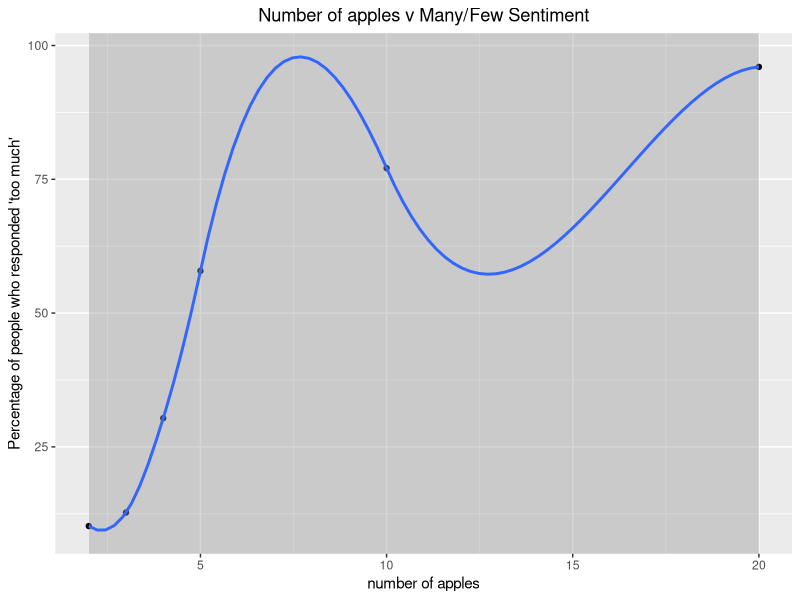
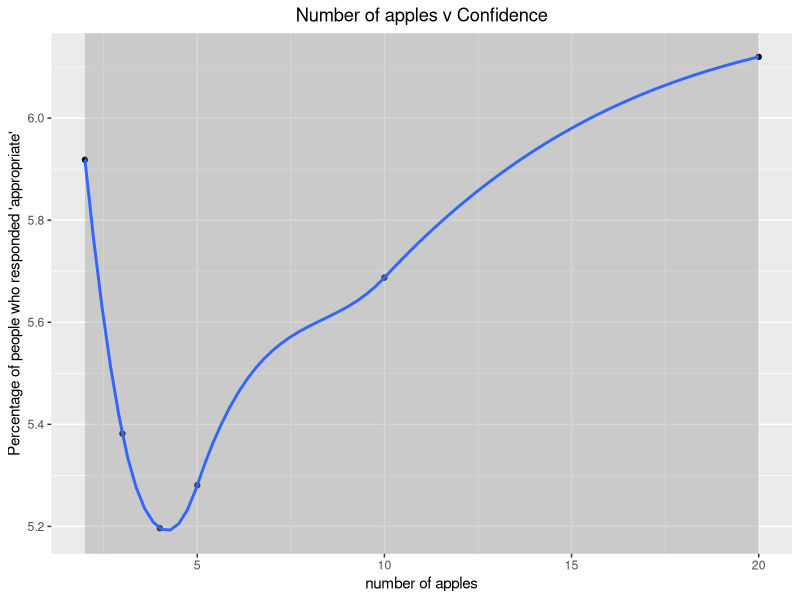
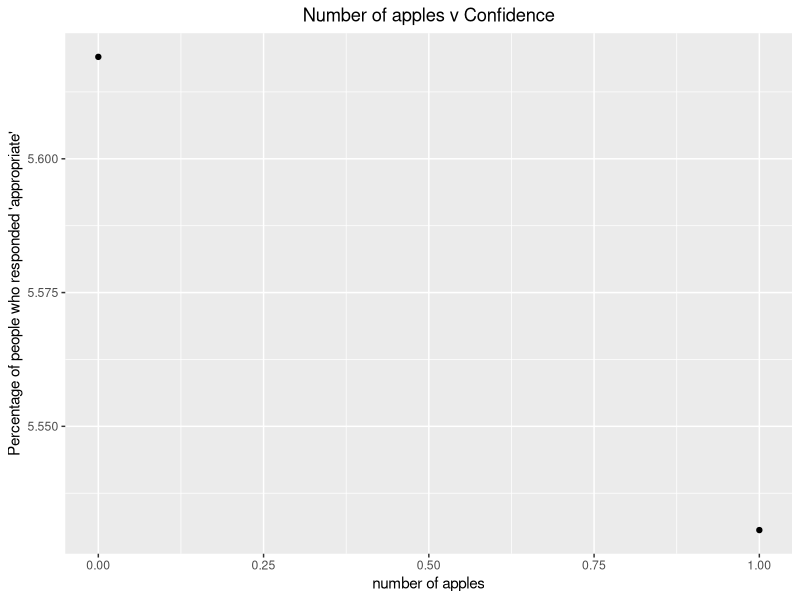

These figures' R source, in order:
## ---- chunk 1
knitr::opts_chunk$set(echo = TRUE)
library(tidyverse)
library(ggplot2)
library(dplyr)
## ---- chunk 2

data = read.csv("./norming_csv.csv")


data %>%
  group_by(context) %>%
  summarize(many_m = mean(many)) %>%
  ggplot(aes(x=context, y=many_m*100)) +
  xlab("number of apples")+
  ylab("Percentage of people who responded 'too much'")+
  ggtitle("Number of apples v Many/Few Sentiment")+
  theme(plot.title = element_text(hjust = 0.5))+
  geom_point()+
  geom_smooth()

data %>%
  group_by(context) %>%
  summarize(confidence_m = mean(confidence)) %>%
  ggplot(aes(x=context, y=confidence_m)) +
  xlab("number of apples")+
  ylab("Percentage of people who responded 'appropriate'")+
  ggtitle("Number of apples v Confidence")+
  theme(plot.title = element_text(hjust = 0.5))+
  geom_point()+
  geom_smooth()

data %>%
  group_by(many) %>%
  summarize(confidence_m = mean(confidence)) %>%
  ggplot(aes(x=many, y=confidence_m)) +
  xlab("number of apples")+
  ylab("Percentage of people who responded 'appropriate'")+
  ggtitle("Number of apples v Confidence")+
  theme(plot.title = element_text(hjust = 0.5))+
  geom_point()


